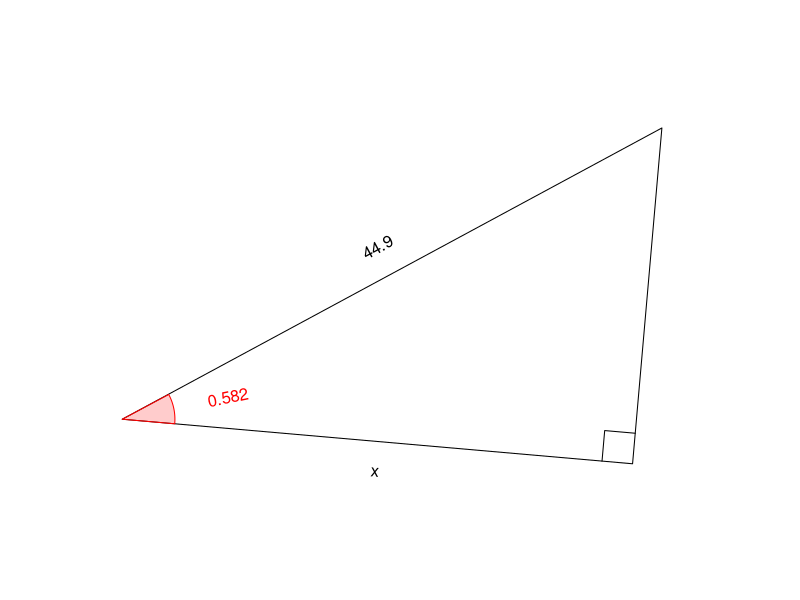

This chart was generated by the following R code:
## ---- chunk 1
while(T){
    th = signif(round(runif(1,pi/12,pi/2-pi/12),3),3)
    hl = round(runif(1,10,100),1)
    al = hl*cos(th)
    ol = hl*sin(th)
    ans = al
    tol = 0.1
    an2 = signif(ans,3)
    if(ol>10 && al>10 && hl<100 && an2%%1 != 0){break}
}

if(th<1){
    angstr = sprintf("%.3f",th)
} else {
    angstr = sprintf("%.2f",th)
}
hstr = sprintf("%.1f",signif(hl,3))
astr = "x"
ostr = ""

## ---- chunk 2
par(mar=c(0,0,0,0),pty="s")

refl = sample(c(T,F),1)

bmp = 0.05
xs = c(0,cos(th),cos(th))
ys = c(0,0,sin(th))
xlo = cos(th)+bmp
ylo = sin(th)/2
srto = 90
xla = cos(th)/2
yla = -bmp
srta = 0
xlh = cos(th)/2+bmp*cos(th+pi/2)
ylh = sin(th)/2+bmp*sin(th+pi/2)
srth = th/pi*180
xang = bmp*cos(seq(0,th,pi/360))/th
yang = bmp*sin(seq(0,th,pi/360))/th
xlang = bmp*cos(th/2)/th+1.8*bmp*cos(th/2)
ylang = bmp*sin(th/2)/th+1.8*bmp*sin(th/2)
srtang = th/2/pi*180
xsq = c(cos(th)-bmp,cos(th)-bmp,cos(th))
ysq = c(0,bmp,bmp)

if(refl){
    xs = -xs
    xlo = -xlo
    srto = -90
    xla = -xla
    srta = 0
    xlh = -xlh
    srth = -th/pi*180
    xang = -xang
    xlang = -xlang
    srtang = -th/2/pi*180
    xsq = -xsq
}

rotang = runif(1,0,2*pi)

xs2 = xs*cos(rotang)-ys*sin(rotang)
ys2 = xs*sin(rotang)+ys*cos(rotang)
xlo2 = xlo*cos(rotang)-ylo*sin(rotang)
ylo2 = xlo*sin(rotang)+ylo*cos(rotang)
srto2 = (srto+rotang/pi*180+90)%%180-90
xla2 = xla*cos(rotang)-yla*sin(rotang)
yla2 = xla*sin(rotang)+yla*cos(rotang)
srta2 = (srta+rotang/pi*180+90)%%180-90
xlh2 = xlh*cos(rotang)-ylh*sin(rotang)
ylh2 = xlh*sin(rotang)+ylh*cos(rotang)
srth2 = (srth+rotang/pi*180+90)%%180-90
srtang2 = (srtang+rotang/pi*180+90)%%180-90
xang2 = xang*cos(rotang)-yang*sin(rotang)
yang2 = xang*sin(rotang)+yang*cos(rotang)
xlang2 = xlang*cos(rotang)-ylang*sin(rotang)
ylang2 = xlang*sin(rotang)+ylang*cos(rotang)
xsq2 = xsq*cos(rotang)-ysq*sin(rotang)
ysq2 = xsq*sin(rotang)+ysq*cos(rotang)

xxx = c(xs2,xlo2,xla2,xlh2,xlang2)
yyy = c(ys2,ylo2,yla2,ylh2,ylang2)

widx = (max(xxx)-min(xxx))/2
widy = (max(yyy)-min(yyy))/2
midx = (max(xxx)+min(xxx))/2
midy = (max(yyy)+min(yyy))/2
wid = max(c(widx,widy))

plot(0,0,"n",xlim=c(midx-wid,midx+wid),ylim=c(midy-wid,midy+wid),axes=F,ann=F)

polygon(xs2,ys2)
lines(xsq2,ysq2)
text(xlo2,ylo2,ostr,srt=srto2)
text(xla2,yla2,astr,srt=srta2)
text(xlh2,ylh2,hstr,srt=srth2)
polygon(c(0,xang2),c(0,yang2),border="red",col=rgb(1,0,0,0.2))
text(xlang2,ylang2,angstr,srt=srtang2,col="red")
